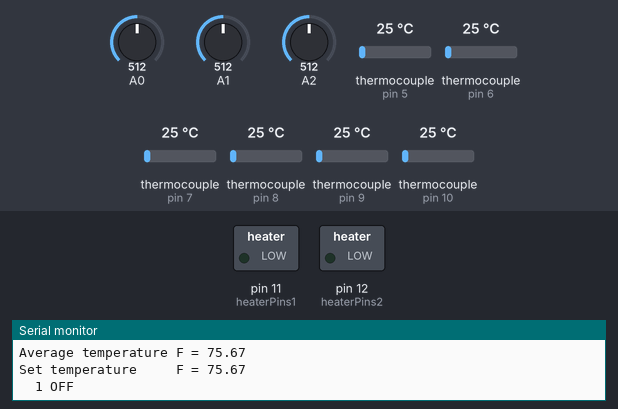
A sketch run on a simulated Arduino Uno, built with avr-gcc and run on an emulated ATmega328P. On the bench: switched loads named in the sketch (green lamp = pin HIGH), the last lines printed to the serial monitor. The inputs (shaded band) are chosen by the test bench; at power-on: thermocouple (sensors on pin 5, pin 6, pin 7, pin 8, pin 9, pin 10) 25 °C, A0 = 512, A1 = 512, A2 = 512.

Above: at 2.3 s.
2.4 s: thermocouple (sensor on pin 5) set to 22 °C
8.2 s: thermocouple (sensor on pin 5) set to 19 °C
At 12.8 s:
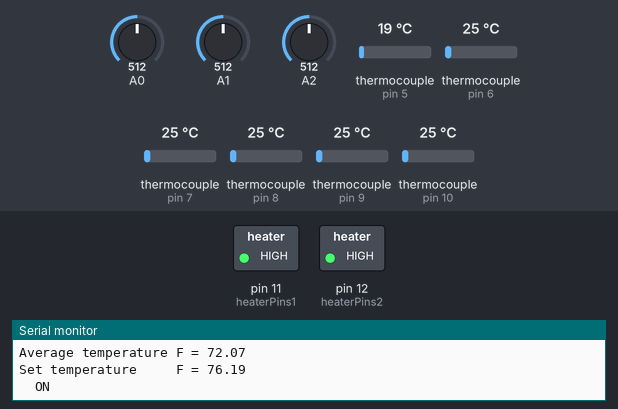
14.0 s: thermocouple (sensor on pin 6) set to 29 °C
19.8 s: thermocouple (sensor on pin 6) set to 36 °C
At 22.7 s:
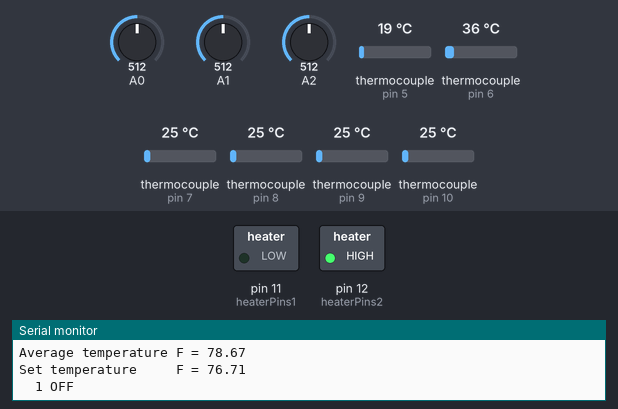
25.6 s: thermocouple (sensor on pin 6) set to 29 °C
At 27.6 s:
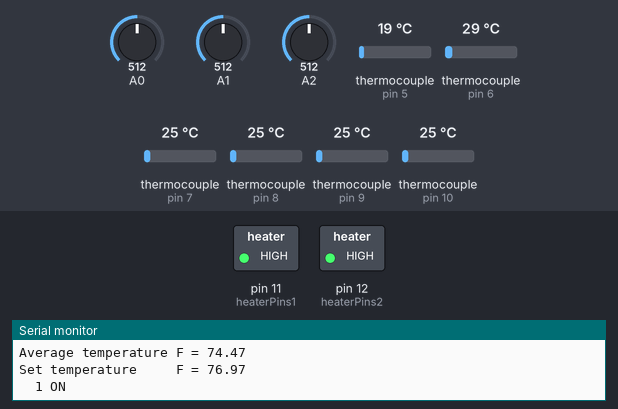
31.4 s: thermocouple (sensor on pin 6) set to 75 °C
At 34.0 s:
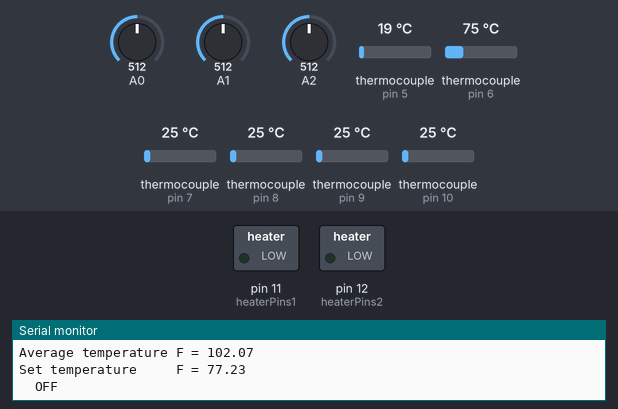
Timing chart, 0 to 35.5 s (numbered marks = the images above; inputs shaded):
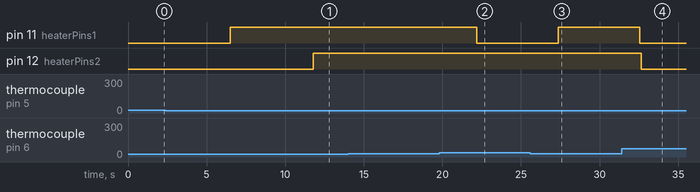

The sketch:

Oven_control_V2_1.ino
```cpp
/***************************************************
  On/ Off control 1 thermocouples
 ****************************************************/

#include "Adafruit_MAX31855.h"

// Pins connection
int thermoDO      = 3;
int thermoCLK     = 4;
int thermoCS1     = 5;
int thermoCS2     = 6;
int thermoCS3     = 7;
int thermoCS4     = 8;
int thermoCS5     = 9;
int thermoCS6     = 10;
int heaterPins1   = 11;
int heaterPins2   = 12;
int swStart       = A0;
int swMode1       = A1;
int swMode2       = A2;
int swMode3       = A3;

// Indicate status variables: 0 off; 1: on
int mode1      =  0;
int mode2      =  0;
int mode3      =  0;
int start      =  0;
int stopnow    =  0;

// constant
double tempSet         =  350;        // farenheit
double tempInc         =  3 ;         // Temperature increament per minutes
double tempErrRange    =  0;
double tempThreshold   =  3;          // Temperature limit to turn on both heaters
int ADCThreshold       =  900;
int timeDelay          =  5000;
float timeMax          =  12780;      // (sec) timeMax=time_ramping+time_at_350; (set at 2 hours), initial temp: 70*F

// calibration

double sensor1  =  0;
double sensor2  =  -4;
double sensor3  =  0;
double sensor4  =  0;
double sensor5  =  0;
double sensor6  =  0;


// variables
double tempErr;
double tempSensor1;
double tempSensor2;
double tempSensor3;
double tempSensor4;
double tempSensor5;
double tempSensor6;
double tempAverage;
double tempInitial;         // room temp

double currTempSet;
double tempSetLow;
double tempSetHigh;

double startTime;
double currTime;

// Thermocouples
Adafruit_MAX31855 thermocouple1(thermoCLK, thermoCS1, thermoDO);
Adafruit_MAX31855 thermocouple2(thermoCLK, thermoCS2, thermoDO);
Adafruit_MAX31855 thermocouple3(thermoCLK, thermoCS3, thermoDO);
Adafruit_MAX31855 thermocouple4(thermoCLK, thermoCS4, thermoDO);
Adafruit_MAX31855 thermocouple5(thermoCLK, thermoCS5, thermoDO);
Adafruit_MAX31855 thermocouple6(thermoCLK, thermoCS6, thermoDO);


void all_heaters_off()
{
  digitalWrite(heaterPins1, LOW);  // turn off the heaters
  delay(100);
  digitalWrite(heaterPins2, LOW);  // turn off the heaters
  Serial.println("  OFF");
}

void one_heater_off()
{
  digitalWrite(heaterPins1, LOW);  // turn off the heaters
  delay(100);
  Serial.println("  1 OFF");
}

void all_heaters_on()
{
  digitalWrite(heaterPins1, HIGH);  // turn on the heaters
  delay(100);
  digitalWrite(heaterPins2, HIGH);  // turn on the heaters
  delay(100);
  Serial.println("  ON");
}

void one_heater_on()
{
  digitalWrite(heaterPins1, HIGH);  // turn on the heaters
  delay(100);
  Serial.println("  1 ON");
}

void setup() {
  Serial.begin(9600);
  pinMode(heaterPins1, OUTPUT);
  pinMode(heaterPins2, OUTPUT);
  // wait for MAX chip to stabilize
  delay(1000);
  all_heaters_off();
  Serial.println("MAX31855 test");
  startTime= millis();
}

int scan_button(int swButton)
{
  int ADCreading = analogRead(swButton);
//  Serial.println(ADCreading);
  if (ADCreading < ADCThreshold)
         return (1);
  else   return (0);
}

void tempPrint()
{
  Serial.print("Current temperature F = ");
 // Serial.println(tempSensor1,"\t", tempSensor2,"\t",tempSensor3,"\t",tempSensor4,"\t",tempSensor5,"\t",tempSensor6);
  Serial.print(tempSensor1);
  Serial.print(" ");
  Serial.print(tempSensor2);
  Serial.print(" ");
  Serial.print(tempSensor3);
  Serial.print(" ");
  Serial.print(tempSensor4);
  Serial.print(" ");
  Serial.print(tempSensor5);
  Serial.print(" ");
  Serial.println(tempSensor6);
  Serial.print("Average temperature F = ");
  Serial.println(tempAverage);
}


void sensors_reading()
{
    // scanning all of the sensors and switches
  mode1 = scan_button(swMode1);
  mode2 = scan_button(swMode2);
  start = scan_button(swStart);
  float tempSum=0;
  int count=0;
  tempSensor1 = thermocouple1.readFarenheit()+sensor1;
  if (tempSensor1>32) // eliminate the SPI disconection
    {
      count=count+1;
      tempSum=tempSum+tempSensor1;
    }
  delay(10);
  tempSensor2 = thermocouple2.readFarenheit()+sensor2;
    if (tempSensor2>32) // eliminate the SPI disconection
    {
      count=count+1;
      tempSum=tempSum+tempSensor2;
    }
  delay(10);
  tempSensor3 = thermocouple3.readFarenheit()+sensor3;
    if (tempSensor3>32) // eliminate the SPI disconection
    {
      count=count+1;
      tempSum=tempSum+tempSensor3;
    }
  delay(10);
  tempSensor4 = thermocouple4.readFarenheit()+sensor4;
    if (tempSensor4>32) // eliminate the SPI disconection
    /*{
      count=count+1;
      tempSum=tempSum+tempSensor4;
    }*/
  //delay(10);
  tempSensor5 = thermocouple5.readFarenheit()+sensor5;
    /*if (tempSensor5>32) // eliminate the SPI disconection
    {
      count=count+1;
      tempSum=tempSum+tempSensor5;
    }*/
  //delay(10);
  tempSensor6 = thermocouple6.readFarenheit()+sensor6;
    /*if (tempSensor6>32) // eliminate the SPI disconection
    {
      count=count+1;
      tempSum=tempSum+tempSensor6;
    }*/
  tempAverage = tempSum/count;
  tempPrint();
}

void loop() {
  all_heaters_off();
  sensors_reading();
  tempInitial = tempAverage;         // initial start temp
  startTime=millis();
  // compared and controled
  while (start&(!stopnow))
  {
    currTime=millis()-startTime;
    currTempSet=min (350, currTime/1000/60*tempInc+tempInitial);
    Serial.print("Set temperature     F = ");
    Serial.println(currTempSet);
    tempSetLow= currTempSet-tempErrRange;
    tempSetHigh= currTempSet+tempErrRange;

    if ((tempAverage<tempSetLow)&&(tempAverage>32) )
    {
      if (tempAverage<tempSetLow-tempThreshold) all_heaters_on();
      else one_heater_on();
    }
    else
    {
      if (tempAverage>tempSetHigh+tempThreshold)
      {
        all_heaters_off();
      }
      else one_heater_off();
    }
    if ((currTime/1000)>=timeMax)
      {
        stopnow=1;
      }
    delay(timeDelay);
    sensors_reading();
   }
  if (stopnow)
  {
    Serial.println("Mission complete, please wait until the oven cold down");
    while(1);  // stay here until turn off the controller.
  }
  delay(timeDelay);
}
```

Measured:
- the behaviour switches between 21 and 20 °C on thermocouple (sensor on pin 5) (found by bisection; images 0 and 1)
- the behaviour switches between 32 and 33 °C on thermocouple (sensor on pin 6) (found by bisection; images 1 and 2)
- the behaviour switches between 34 and 33 °C on thermocouple (sensor on pin 6) (found by bisection; images 2 and 3)
- after the input at 8.2 s, pin 12 (heaterPins2): LOW → HIGH after 3.6 s
- after the input at 19.8 s, pin 11 (heaterPins1): HIGH → LOW after 2.4 s
- after the input at 25.6 s, pin 11 (heaterPins1): LOW → HIGH after 1.8 s
- after the input at 31.4 s, pin 11 (heaterPins1): HIGH → LOW after 1.2 s; pin 12 (heaterPins2): HIGH → LOW after 1.3 s
